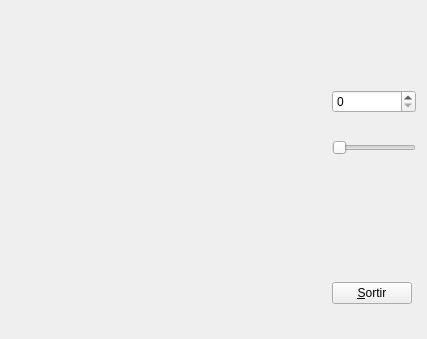
<?xml version="1.0" encoding="UTF-8"?>
<ui version="4.0">
 <class>MyForm</class>
 <widget class="QWidget" name="MyForm">
  <property name="geometry">
   <rect>
    <x>0</x>
    <y>0</y>
    <width>427</width>
    <height>339</height>
   </rect>
  </property>
  <property name="windowTitle">
   <string>IDI-Lab</string>
  </property>
  <layout class="QHBoxLayout" name="horizontalLayout">
   <item>
    <widget class="MyGLWidget" name="widget" native="true">
     <property name="sizePolicy">
      <sizepolicy hsizetype="Expanding" vsizetype="Expanding">
       <horstretch>0</horstretch>
       <verstretch>0</verstretch>
      </sizepolicy>
     </property>
     <layout class="QVBoxLayout" name="verticalLayout_2"/>
    </widget>
   </item>
   <item>
    <layout class="QVBoxLayout" name="verticalLayout">
     <item>
      <spacer name="verticalSpacer_2">
       <property name="orientation">
        <enum>Qt::Vertical</enum>
       </property>
       <property name="sizeType">
        <enum>QSizePolicy::Fixed</enum>
       </property>
       <property name="sizeHint" stdset="0">
        <size>
         <width>20</width>
         <height>58</height>
        </size>
       </property>
      </spacer>
     </item>
     <item>
      <widget class="QSpinBox" name="spinBox"/>
     </item>
     <item>
      <widget class="QSlider" name="horizontalSlider">
       <property name="sizePolicy">
        <sizepolicy hsizetype="Fixed" vsizetype="Fixed">
         <horstretch>0</horstretch>
         <verstretch>0</verstretch>
        </sizepolicy>
       </property>
       <property name="orientation">
        <enum>Qt::Horizontal</enum>
       </property>
      </widget>
     </item>
     <item>
      <spacer name="verticalSpacer">
       <property name="orientation">
        <enum>Qt::Vertical</enum>
       </property>
       <property name="sizeType">
        <enum>QSizePolicy::Fixed</enum>
       </property>
       <property name="sizeHint" stdset="0">
        <size>
         <width>20</width>
         <height>100</height>
        </size>
       </property>
      </spacer>
     </item>
     <item>
      <widget class="QPushButton" name="pushButton">
       <property name="sizePolicy">
        <sizepolicy hsizetype="Fixed" vsizetype="Fixed">
         <horstretch>0</horstretch>
         <verstretch>0</verstretch>
        </sizepolicy>
       </property>
       <property name="text">
        <string>&amp;Sortir</string>
       </property>
      </widget>
     </item>
    </layout>
   </item>
  </layout>
 </widget>
 <customwidgets>
  <customwidget>
   <class>MyGLWidget</class>
   <extends>QWidget</extends>
   <header>MyGLWidget.h</header>
   <container>1</container>
  </customwidget>
 </customwidgets>
 <resources/>
 <connections>
  <connection>
   <sender>pushButton</sender>
   <signal>clicked()</signal>
   <receiver>MyForm</receiver>
   <slot>close()</slot>
   <hints>
    <hint type="sourcelabel">
     <x>419</x>
     <y>319</y>
    </hint>
    <hint type="destinationlabel">
     <x>426</x>
     <y>338</y>
    </hint>
   </hints>
  </connection>
  <connection>
   <sender>spinBox</sender>
   <signal>valueChanged(int)</signal>
   <receiver>horizontalSlider</receiver>
   <slot>setValue(int)</slot>
   <hints>
    <hint type="sourcelabel">
     <x>367</x>
     <y>107</y>
    </hint>
    <hint type="destinationlabel">
     <x>376</x>
     <y>152</y>
    </hint>
   </hints>
  </connection>
  <connection>
   <sender>horizontalSlider</sender>
   <signal>sliderMoved(int)</signal>
   <receiver>spinBox</receiver>
   <slot>setValue(int)</slot>
   <hints>
    <hint type="sourcelabel">
     <x>399</x>
     <y>139</y>
    </hint>
    <hint type="destinationlabel">
     <x>399</x>
     <y>94</y>
    </hint>
   </hints>
  </connection>
 </connections>
</ui>
